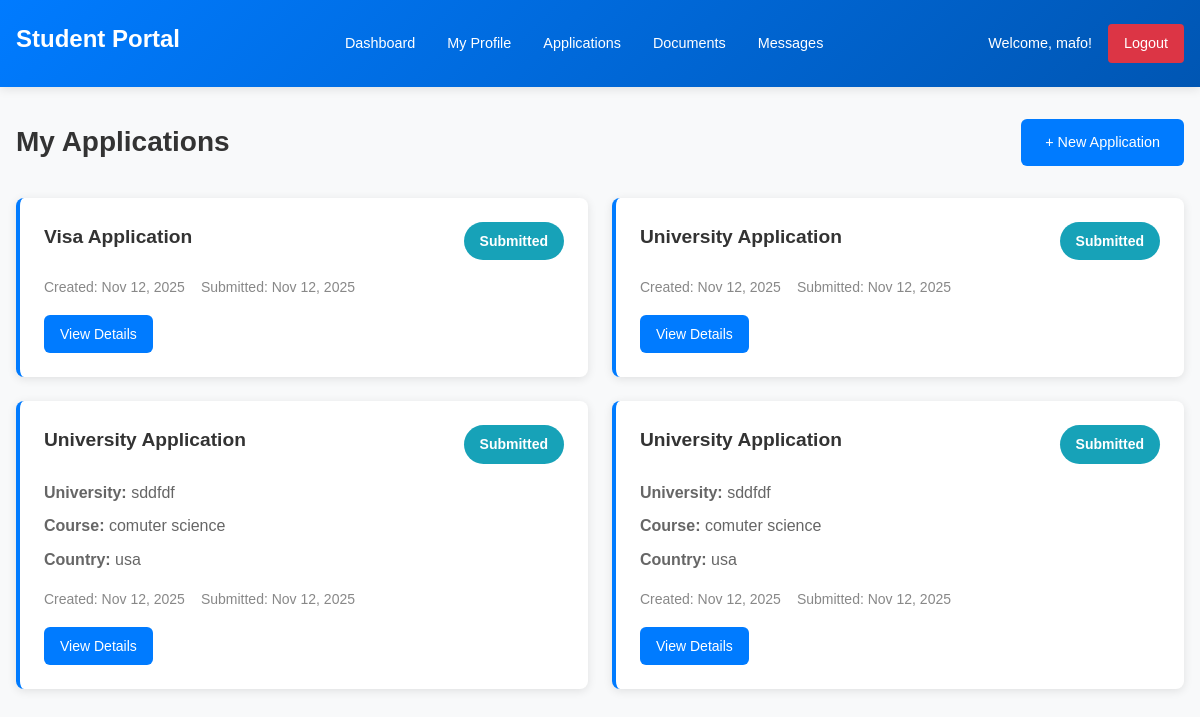
Before: /student-portal/applications/ (signed in) with the older database file.
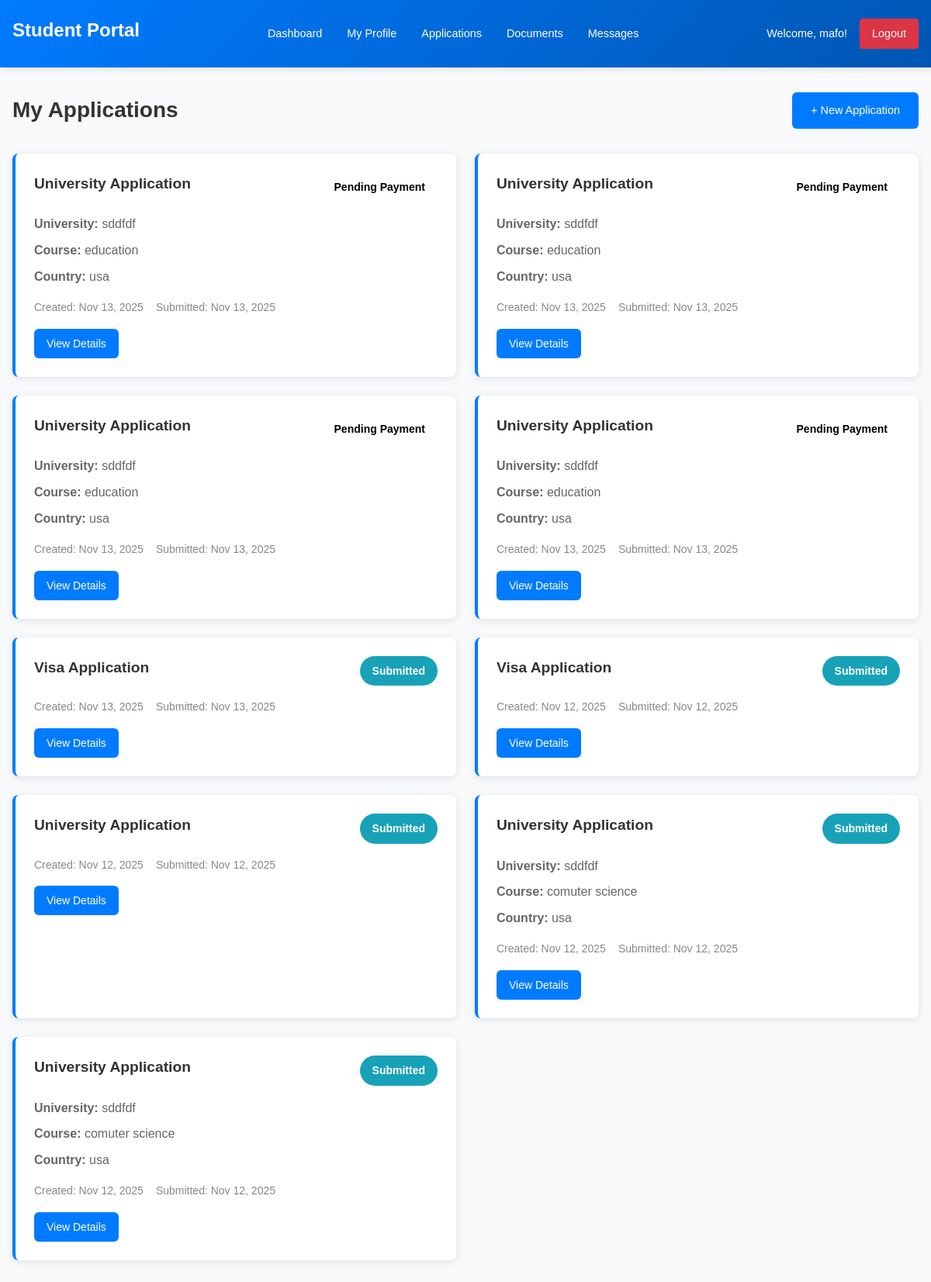
After: the same page with the newer database file.
### student_portal/models.py (models this page shows, shortened)
class Application(models.Model):
    APPLICATION_STATUS = [
        ('pending_payment', 'Pending Payment'),
        ('submitted', 'Submitted'),
        ('under_review', 'Under Review'),
        ('approved', 'Approved'),
        ('rejected', 'Rejected'),
        ('selected', 'Selected'),
    ]
    APPLICATION_TYPES = [
        ('university', 'University Application'),
        ('visa', 'Visa Application'),
        ('scholarship', 'Scholarship'),
        ('loan', 'Student Loan'),
    ]
    student = models.ForeignKey(User, on_delete=models.CASCADE)
    application_type = models.CharField(max_length=20, choices=APPLICATION_TYPES)
    university_name = models.CharField(max_length=255, blank=True)
    course = models.CharField(max_length=255, blank=True)
    country = models.CharField(max_length=100, blank=True)
    status = models.CharField(max_length=20, choices=APPLICATION_STATUS, default='pending_payment')
    submission_date = models.DateTimeField(auto_now_add=True)
    created_at = models.DateTimeField(auto_now_add=True)
    updated_at = models.DateTimeField(auto_now=True)
    is_paid = models.BooleanField(default=False)
    payment_amount = models.DecimalField(max_digits=10, decimal_places=2, default=5000.00)

### student_portal/views.py (the view)
# urls.py: path('applications/', views.applications, name='applications'),
@login_required
def applications(request):
    applications_list = Application.objects.filter(student=request.user).order_by('-created_at')
    return render(request, 'student_portal/applications.html', {'applications': applications_list})

### student_portal/templates/student_portal/applications.html (shortened to what this page needs)
<!DOCTYPE html>
<html lang="en">
<head>
</head>
<body>
    <div class="header">
        <h1>Student Portal</h1>
        <nav class="nav-menu">
            <a href="{% url 'student_portal:dashboard' %}">Dashboard</a>
            <a href="{% url 'student_portal:profile' %}">My Profile</a>
            <a href="{% url 'student_portal:applications' %}">Applications</a>
            <a href="{% url 'student_portal:documents' %}">Documents</a>
            <a href="{% url 'student_portal:messages' %}">Messages</a>
        </nav>
        <div class="user-info">
            Welcome, {{ user.get_full_name|default:user.username }}!
            <a href="{% url 'student_portal:logout' %}" class="btn-logout">Logout</a>
        </div>
    </div>
    <div class="container">
        <div class="page-header">
            <h2>My Applications</h2>
            <a href="{% url 'student_portal:create_application' %}" class="btn-primary">+ New Application</a>
        </div>
        {% if applications %}
        <div class="applications-grid">
            {% for application in applications %}
            <div class="application-card">
                <div class="application-header">
                    <div class="application-type">
                        {{ application.get_application_type_display }}
                    </div>
                    <span class="application-status status-{{ application.status }}">
                        {{ application.get_status_display }}
                    </span>
                </div>
                <div class="application-details">
                    {% if application.university_name %}
                    <p><strong>University:</strong> {{ application.university_name }}</p>
                    {% endif %}
                    {% if application.course %}
                    <p><strong>Course:</strong> {{ application.course }}</p>
                    {% endif %}
                    {% if application.country %}
                    <p><strong>Country:</strong> {{ application.country }}</p>
                    {% endif %}
                </div>
                <div class="application-meta">
                    <span>Created: {{ application.created_at|date:"M d, Y" }}</span>
                    {% if application.submission_date %}
                    <span>Submitted: {{ application.submission_date|date:"M d, Y" }}</span>
                    {% endif %}
                </div>
                <div style="margin-top: 1rem;">
                    <a href="{% url 'student_portal:application_detail' application.id %}" class="btn-primary" style="padding: 0.5rem 1rem; font-size: 0.875rem;">View Details</a>
                </div>
            </div>
            {% endfor %}
        </div>
        {% else %}
        <div class="empty-state">
            <h3>No Applications Yet</h3>
            <p>You haven't created any applications yet. Start by creating your first application!</p>
            <a href="{% url 'student_portal:create_application' %}" class="btn-primary" style="margin-top: 1rem;">Create First Application</a>
        </div>
        {% endif %}
    </div>
</body>
</html>

Changed rows visible on the page:
added Application: application_type "University Application", status "Pending Payment", university_name "sddfdf", course "education", country "usa", created_at "Nov 13, 2025", submission_date "Nov 13, 2025"
added Application: application_type "University Application", status "Pending Payment", university_name "sddfdf", course "education", country "usa", created_at "Nov 13, 2025", submission_date "Nov 13, 2025"
added Application: application_type "University Application", status "Pending Payment", university_name "sddfdf", course "education", country "usa", created_at "Nov 13, 2025", submission_date "Nov 13, 2025"
added Application: application_type "University Application", status "Pending Payment", university_name "sddfdf", course "education", country "usa", created_at "Nov 13, 2025", submission_date "Nov 13, 2025"
added Application: application_type "Visa Application", status "Submitted", created_at "Nov 13, 2025", submission_date "Nov 13, 2025"
